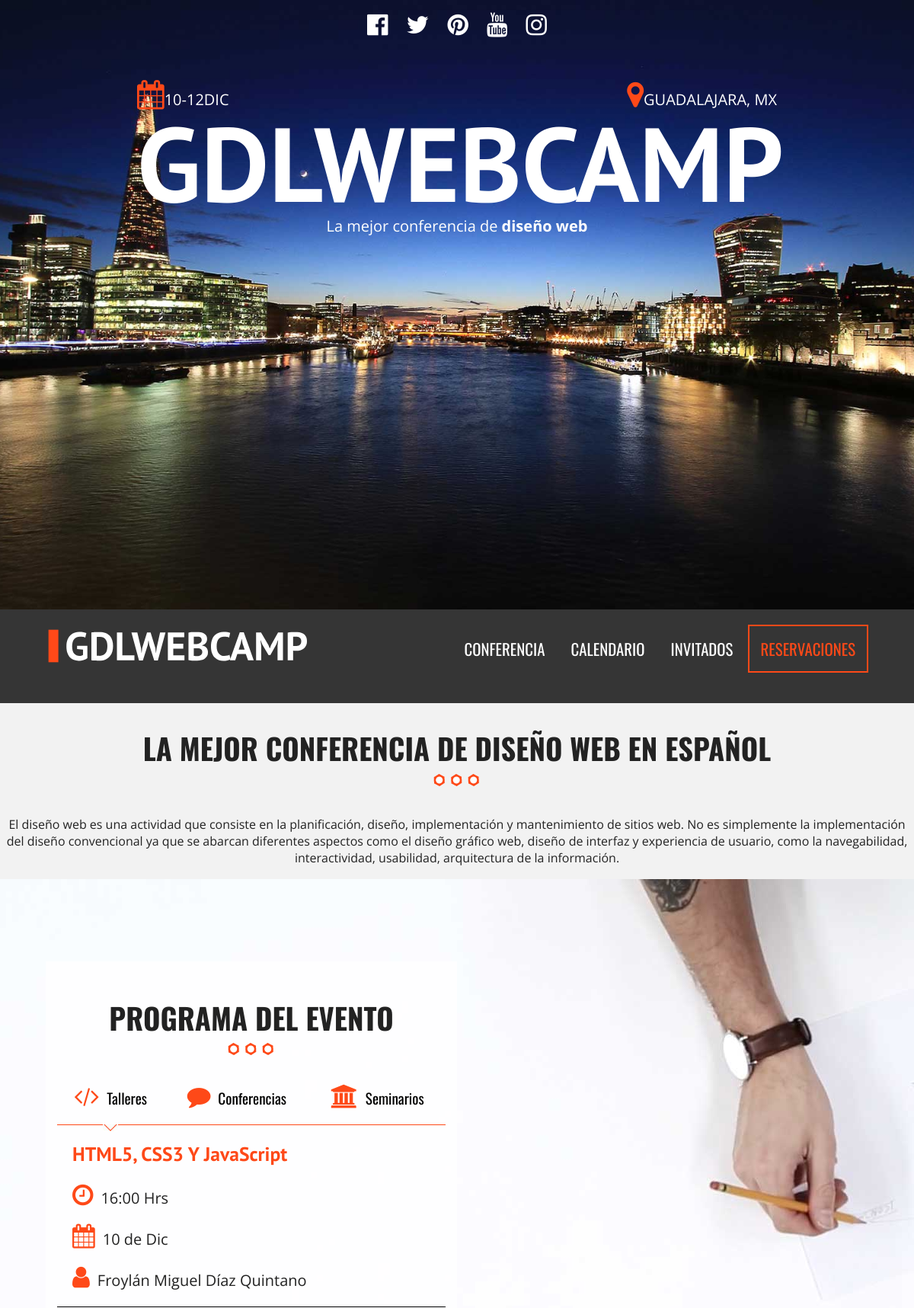
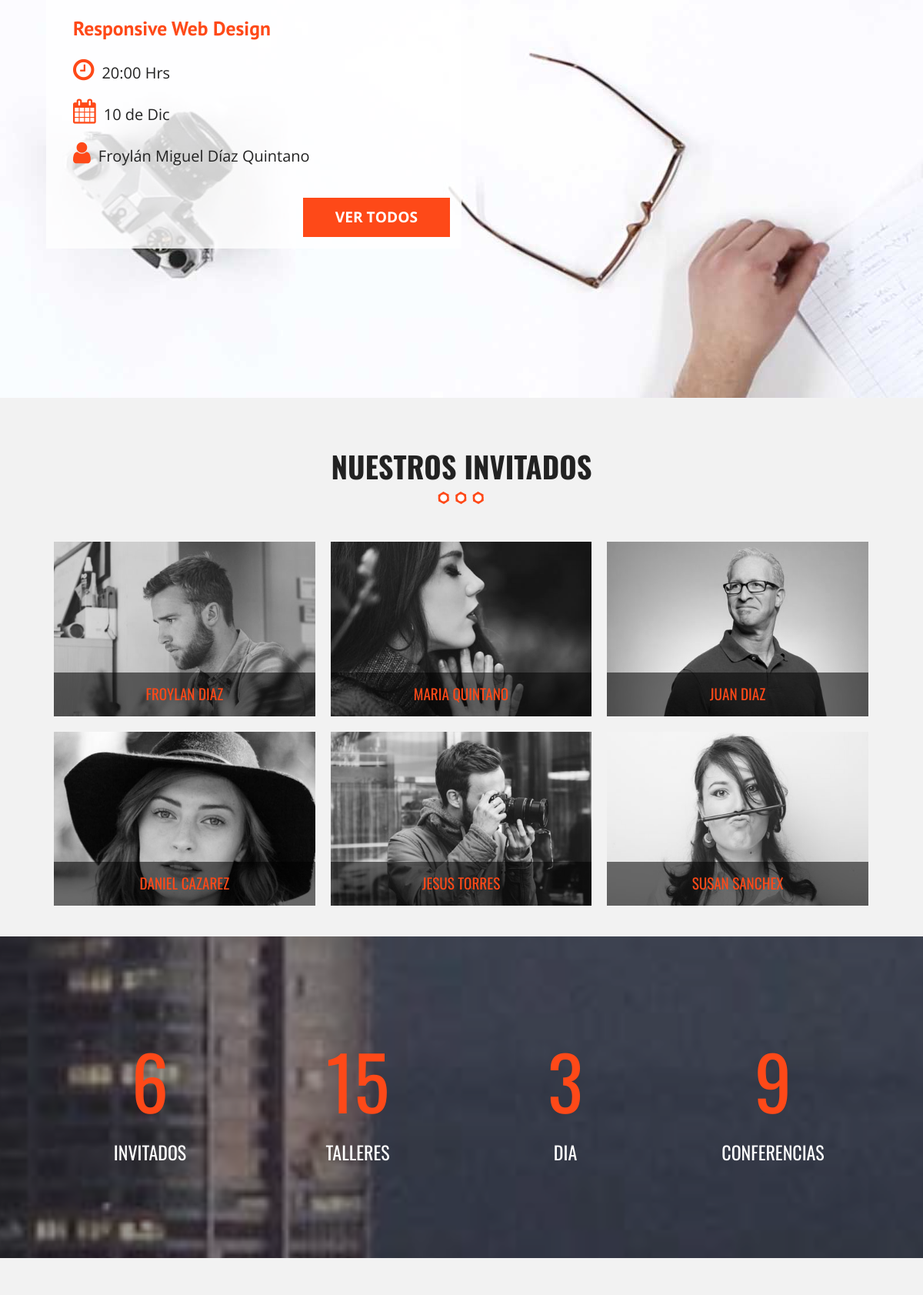
The page / (upper part) on the database its author committed (2 pictures, top to bottom).
### tables this page shows
CREATE TABLE `invitados` (
  `invitado_id` tinyint(4) NOT NULL,
  `nombre_invitado` varchar(30) NOT NULL,
  `apellido_invitado` varchar(30) NOT NULL,
  `descripcion` text NOT NULL,
  `url_imagen` varchar(50) NOT NULL
);

### includes/templates/invitados.php (the view, shortened to what this page needs)
<?php
    try {
        require_once('includes/funciones/bd_conexion.php');
        $sql = "SELECT * FROM invitados ";
        $resultado = $conn->query($sql);
    } catch (Exception $e) {
        $error = $e->getMessage();
    }
?>
<section class="invitados contenedor seccion">
    <h2>Nuestros Invitados</h2>
    <ul class="lista-invitados clearfix">
        <?php while($invitados = $resultado->fetch_assoc() ) { ?>
            <li>
                <div class="invitado">
                    <a class="invitado-info" href="#invitado<?php echo $invitados['invitado_id']; ?>">
                        <img src="img/<?php echo $invitados['url_imagen'] ?>" alt="imagen invitado">
                        <p><?php echo $invitados['nombre_invitado'] . " " . $invitados['apellido_invitado'];  ?></p>
                    </a>
                </div>
            </li>
        <?php } ?>
    </ul>
</section>

### includes/templates/header.php (shortened to what this page needs)
<!doctype html>
<html class="no-js" lang="">
    <head>
        <link rel="stylesheet" href="css/normalize.css">
		<link rel="stylesheet" href="css/font-awesome.min.css">
		<?php
			$archivo = basename($_SERVER['PHP_SELF']);
			$pagina = str_replace(".php", "", $archivo);
			if ($pagina == 'invitados' || $pagina == 'index'){
				echo '<link rel="stylesheet" href="css/colorbox.css">';
			}else if($pagina == 'conferencia'){
				echo '<link rel="stylesheet" href="css/lightbox.css">';
			}
		?>
		<link rel="stylesheet" href="css/main.css">
    </head>
    <body class = "<?php echo $pagina; ?>">
		<header class="site-header">
			<div class="hero">
				<div class="contenido-header">
					<nav class="redes-sociales">
						<a href="http:\\www.facebook.com"><i class="fa fa-facebook-official" aria-hidden="true"></i></a>
						<a href="#"><i class="fa fa-twitter" aria-hidden="true"></i></a>
						<a href="#"><i class="fa fa-pinterest" aria-hidden="true"></i></a>
						<a href="#"><i class="fa fa-youtube" aria-hidden="true"></i></a>
						<a href="#"><i class="fa fa-instagram" aria-hidden="true"></i></a>
					</nav>
					<div class="informacion-eventos">
						<div class="clearfix">
							<p class="fecha"><i class="fa fa-calendar" aria-hidden="true"></i>10-12Dic</p>
						<p class="ciudad"><i class="fa fa-map-marker" aria-hidden="true"></i>Guadalajara, MX</p>
						</div>
						<h1 class="nombre-sitio">GdlWebCamp</h1>
						<p class="slogan">La mejor conferencia de <span>diseño web</span></p>
					</div>
				</div>
			</div>
		</header>
		<div class="barra">
			<div class="contenedor clearfix">
				<div class="logo">
                    <a href="index.php">
                        <img src="img/logo.svg" alt="logo gdl webcamp">
                    </a>
				</div>
				<div>
				<nav class="navegacion-principal clearfix">
					<a href="conferencia.php">Conferencia</a>
					<a href="calendario.php">Calendario</a>
					<a href="invitados.php">Invitados</a>
					<a href="registro.php">Reservaciones</a>
				</nav>
				</div>
			</div>
		</div>

### index.php (shortened to what this page needs)
<?php include_once 'includes/templates/header.php'; ?>
		<section class="seccion-contenedor">
			<h2>La mejor conferencia de diseño web en español</h2>
			<p>
				El diseño web es una actividad que consiste en la planificación, diseño, implementación y mantenimiento de sitios web. No es simplemente la implementación del diseño convencional ya que se abarcan diferentes aspectos como el diseño gráfico web, diseño de interfaz y experiencia de usuario, como la navegabilidad, interactividad, usabilidad, arquitectura de la información.
			</p>
		</section>
		<section class="programa">
			<div class="contenedor-video">
				<video autoplay loop poster="bg-talleres.jpg">
					<source src="video/video.mp4" type="video/mp4">
					<source src="video/video.webm" type="video/webm">
					<source src="video/video.ogv" type="video/ogg">
				</video>
			</div>
			<div class="contenido-programa">
				<div class="contenedor">
				<div class="programa-evento">
					<h2>Programa del evento</h2>
					<nav class="menu-programa">
						<a href="#talleres"><i class="fa fa-code" aria-hidden="true"></i>Talleres</a>
						<a href="#conferencias"><i class="fa fa-comment" aria-hidden="true"></i>Conferencias</a>
						<a href="#seminarios"><i class="fa fa-university" aria-hidden="true"></i>Seminarios</a>
					</nav>
						<div id="talleres" class="info-curso ocultar clearfix">
							<div class="detalle-evento">
								<h3>HTML5, CSS3 Y JavaScript</h3>
								<p><i class="fa fa-clock-o" aria-hidden="true"></i>16:00 Hrs</p>
								<p><i class="fa fa-calendar" aria-hidden="true"></i>10 de Dic</p>
								<p><i class="fa fa-user" aria-hidden="true"></i>Froylán Miguel Díaz Quintano</p>
							</div>
							<div class="detalle-evento">
								<h3>Responsive Web Design</h3>
								<p><i class="fa fa-clock-o" aria-hidden="true"></i>20:00 Hrs</p>
								<p><i class="fa fa-calendar" aria-hidden="true"></i>10 de Dic</p>
								<p><i class="fa fa-user" aria-hidden="true"></i>Froylán Miguel Díaz Quintano</p>
							</div>
							<a href="#" class="button float-rigth">Ver todos</a>
						</div>
				</div>
			</div>
		</section>
		<?php include_once 'includes/templates/invitados.php'; ?>
		<div class="contador parallax">
			<div class="contenedor">
				<ul class="resumen-evento clearfix">
					<li><p class="numero"></p>Invitados</li>
					<li><p class="numero"></p>Talleres</li>
					<li><p class="numero"></p>Dia</li>
					<li><p class="numero"></p>Conferencias</li>
				</ul>
			</div>
		</div>
		<section class="precios seccion">
		</section>
		<?php include_once 'includes/templates/footer.php'; ?>

### includes/templates/footer.php (shortened to what this page needs)
			<link href="//cdn-images.mailchimp.com/embedcode/classic-10_7.css" rel="stylesheet" type="text/css">
    </body>
</html>

### rows shown on the page
invitados: url_imagen (picture), nombre_invitado "FROYLAN", apellido_invitado "DIAZ"
invitados: url_imagen (picture), nombre_invitado "MARIA", apellido_invitado "QUINTANO"
invitados: url_imagen (picture), nombre_invitado "JUAN", apellido_invitado "DIAZ"
invitados: url_imagen (picture), nombre_invitado "DANIEL", apellido_invitado "CAZAREZ"
invitados: url_imagen (picture), nombre_invitado "JESUS", apellido_invitado "TORRES"
invitados: url_imagen (picture), nombre_invitado "SUSAN", apellido_invitado "SANCHEX"
